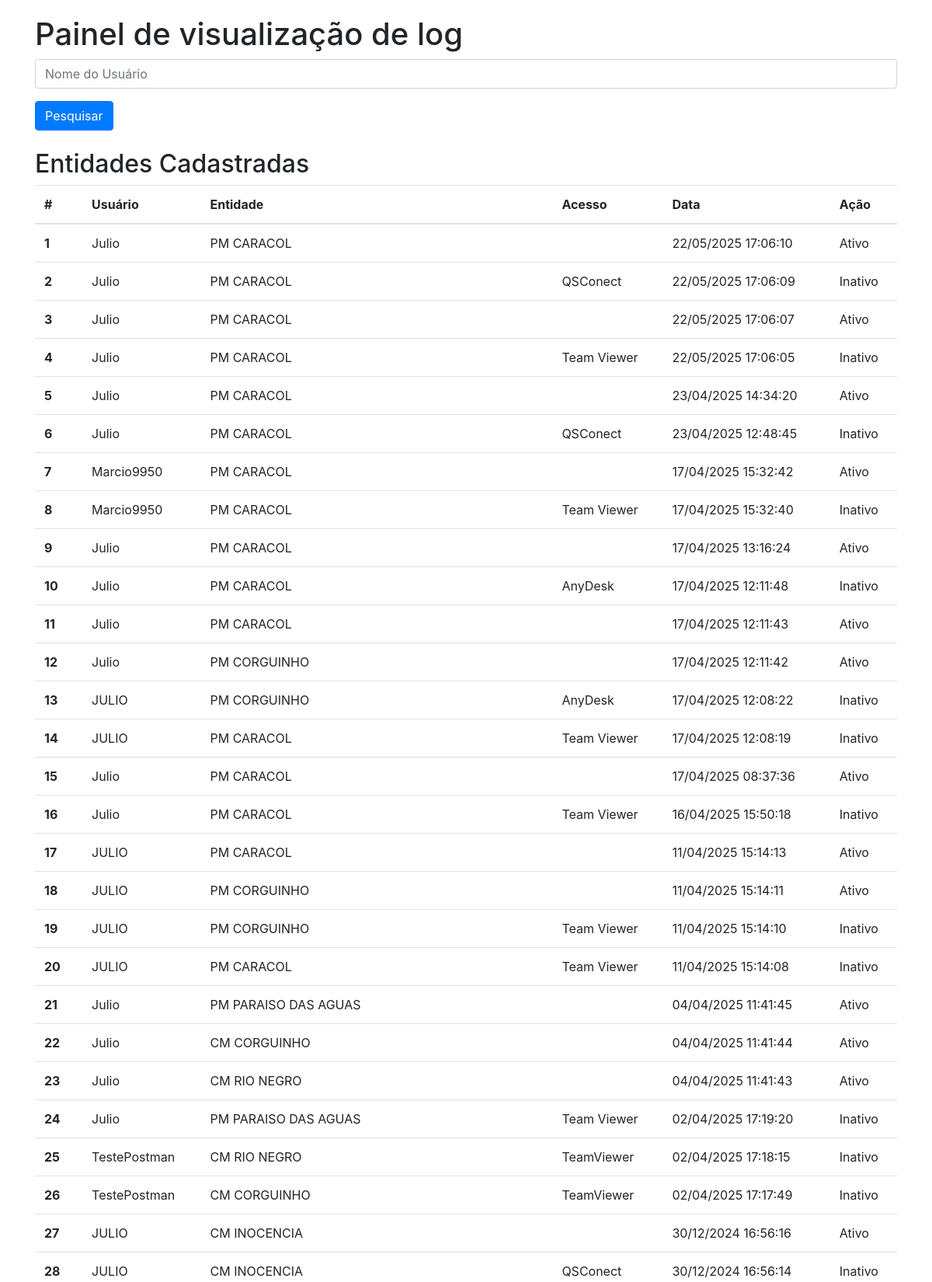
The app's page /log (upper part) with its own data.
### models.py (models this page shows)
class Log(db.Model):
    __tablename__= 'log'
    id = db.Column(db.Integer, primary_key=True)
    usuario = db.Column(db.String(100), nullable=False)
    entidade = db.Column(db.String(100), nullable=False)
    acesso = db.Column(db.String(100))
    data = db.Column(db.DateTime, default=db.func.now())
    ativo = db.Column(db.Boolean, default=True)

### app.py (the view, shortened to what this page needs)
@app.route('/log', methods=['GET', 'POST'])
def log():
    filtro = request.args.get('filtro', '')
    logs = Log.query.filter(
        Log.usuario.like(f'%{filtro}%')
    ).order_by(Log.data.desc()).all()
    for log in logs:
        if log.data:  # Verifique se a data existe para evitar erros
            log.data_formatada = log.data.strftime('%d/%m/%Y %H:%M:%S')
        else:
            log.data_formatada = 'Data não disponível'
    return render_template('log.html', logs=logs)

### templates/log.html (shortened to what this page needs)
<!DOCTYPE html>
<html lang="pt-br">
<head>
    <link rel="stylesheet" href="{{ url_for('static', filename='css/styles.css') }}">
    <link rel="stylesheet" href="https://stackpath.bootstrapcdn.com/bootstrap/4.5.2/css/bootstrap.min.css">
</head>
<body>
    <div class="container">
        <h1>Painel de visualização de log</h1>
        <form method="GET" action="{{ url_for('log') }}" class="mb-4">
            <div class="form-group">
                <input type="text" name="filtro" class="form-control" placeholder="Nome do Usuário" value="{{ request.args.get('filtro', '') }}">
            </div>
            <button type="submit" class="btn btn-primary">Pesquisar</button>
        </form>
        <h2>Entidades Cadastradas</h2>
        <table class="table">
            <thead>
                <tr>
                    <th scope="col">#</th>
                    <th scope="col">Usuário</th>
                    <th scope="col">Entidade</th>
                    <th scope="col">Acesso</th>
                    <th scope="col">Data</th>
                    <th scope="col">Ação</th>
                </tr>
            </thead>
            <tbody>
                {% for log in logs %}
                    <tr>
                        <th scope="row">{{ loop.index }}</th>
                        <td>{{ log.usuario }}</td>
                        <td>{{ log.entidade }}</td>
                        <td>{{ log.acesso }}</td>
                        <td>{{ log.data_formatada }}</td>
                        <td>{% if log.ativo %}Ativo{% else %}Inativo{% endif %}</td>
                    </tr>
                {% endfor %}
            </tbody>
        </table>
    </div>
</body>
</html>

### static/css/styles.css (style rules this page uses)
.container { margin-top: 20px; }

### records on screen
Log: usuario "Julio", entidade "PM CARACOL", data_formatada "22/05/2025 17:06:10", ativo "Ativo"
Log: usuario "Julio", entidade "PM CARACOL", acesso "QSConect", data_formatada "22/05/2025 17:06:09", ativo "Inativo"
Log: usuario "Julio", entidade "PM CARACOL", data_formatada "22/05/2025 17:06:07", ativo "Ativo"
Log: usuario "Julio", entidade "PM CARACOL", acesso "Team Viewer", data_formatada "22/05/2025 17:06:05", ativo "Inativo"
Log: usuario "Julio", entidade "PM CARACOL", data_formatada "23/04/2025 14:34:20", ativo "Ativo"
Log: usuario "Julio", entidade "PM CARACOL", acesso "QSConect", data_formatada "23/04/2025 12:48:45", ativo "Inativo"
Log: usuario "Marcio9950", entidade "PM CARACOL", data_formatada "17/04/2025 15:32:42", ativo "Ativo"
Log: usuario "Marcio9950", entidade "PM CARACOL", acesso "Team Viewer", data_formatada "17/04/2025 15:32:40", ativo "Inativo"
Log: usuario "Julio", entidade "PM CARACOL", data_formatada "17/04/2025 13:16:24", ativo "Ativo"
Log: usuario "Julio", entidade "PM CARACOL", acesso "AnyDesk", data_formatada "17/04/2025 12:11:48", ativo "Inativo"
Log: usuario "Julio", entidade "PM CARACOL", data_formatada "17/04/2025 12:11:43", ativo "Ativo"
Log: usuario "Julio", entidade "PM CORGUINHO", data_formatada "17/04/2025 12:11:42", ativo "Ativo"
Log: usuario "JULIO", entidade "PM CORGUINHO", acesso "AnyDesk", data_formatada "17/04/2025 12:08:22", ativo "Inativo"
Log: usuario "JULIO", entidade "PM CARACOL", acesso "Team Viewer", data_formatada "17/04/2025 12:08:19", ativo "Inativo"
Log: usuario "Julio", entidade "PM CARACOL", data_formatada "17/04/2025 08:37:36", ativo "Ativo"
Log: usuario "Julio", entidade "PM CARACOL", acesso "Team Viewer", data_formatada "16/04/2025 15:50:18", ativo "Inativo"
Log: usuario "JULIO", entidade "PM CARACOL", data_formatada "11/04/2025 15:14:13", ativo "Ativo"
Log: usuario "JULIO", entidade "PM CORGUINHO", data_formatada "11/04/2025 15:14:11", ativo "Ativo"
Log: usuario "JULIO", entidade "PM CORGUINHO", acesso "Team Viewer", data_formatada "11/04/2025 15:14:10", ativo "Inativo"
Log: usuario "JULIO", entidade "PM CARACOL", acesso "Team Viewer", data_formatada "11/04/2025 15:14:08", ativo "Inativo"
Log: usuario "Julio", entidade "PM PARAISO DAS AGUAS", data_formatada "04/04/2025 11:41:45", ativo "Ativo"
Log: usuario "Julio", entidade "CM CORGUINHO", data_formatada "04/04/2025 11:41:44", ativo "Ativo"
Log: usuario "Julio", entidade "CM RIO NEGRO", data_formatada "04/04/2025 11:41:43", ativo "Ativo"
Log: usuario "Julio", entidade "PM PARAISO DAS AGUAS", acesso "Team Viewer", data_formatada "02/04/2025 17:19:20", ativo "Inativo"
Log: usuario "TestePostman", entidade "CM RIO NEGRO", acesso "TeamViewer", data_formatada "02/04/2025 17:18:15", ativo "Inativo"
Log: usuario "TestePostman", entidade "CM CORGUINHO", acesso "TeamViewer", data_formatada "02/04/2025 17:17:49", ativo "Inativo"
Log: usuario "JULIO", entidade "CM INOCENCIA", data_formatada "30/12/2024 16:56:16", ativo "Ativo"
Log: usuario "JULIO", entidade "CM INOCENCIA", acesso "QSConect", data_formatada "30/12/2024 16:56:14", ativo "Inativo"
